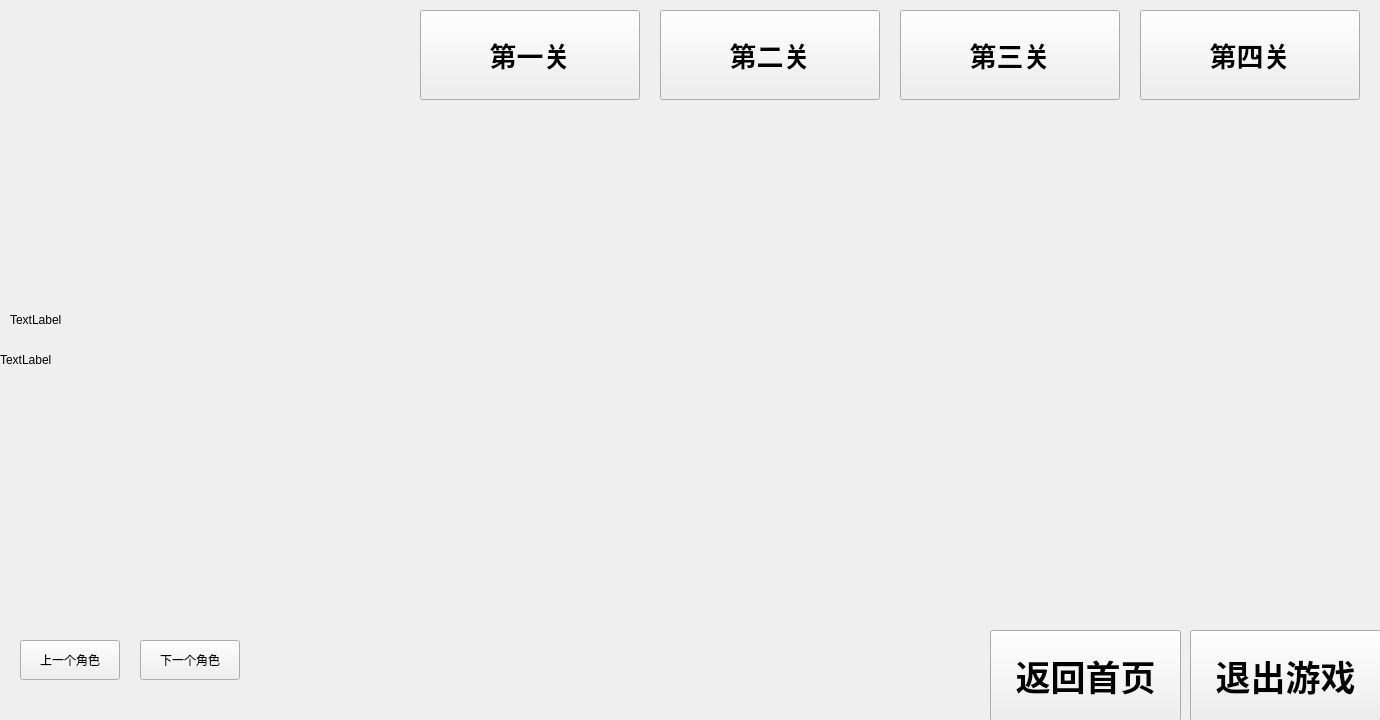
<?xml version="1.0" encoding="UTF-8"?>
<ui version="4.0">
 <class>Select_venture</class>
 <widget class="QWidget" name="Select_venture">
  <property name="geometry">
   <rect>
    <x>0</x>
    <y>0</y>
    <width>1380</width>
    <height>720</height>
   </rect>
  </property>
  <property name="windowTitle">
   <string>Form</string>
  </property>
  <widget class="QLabel" name="lab_player1_show">
   <property name="geometry">
    <rect>
     <x>10</x>
     <y>10</y>
     <width>380</width>
     <height>620</height>
    </rect>
   </property>
   <property name="text">
    <string>TextLabel</string>
   </property>
  </widget>
  <widget class="QPushButton" name="btn_player_last">
   <property name="geometry">
    <rect>
     <x>20</x>
     <y>640</y>
     <width>100</width>
     <height>40</height>
    </rect>
   </property>
   <property name="text">
    <string>上一个角色</string>
   </property>
  </widget>
  <widget class="QPushButton" name="btn_player_next">
   <property name="geometry">
    <rect>
     <x>140</x>
     <y>640</y>
     <width>100</width>
     <height>40</height>
    </rect>
   </property>
   <property name="text">
    <string>下一个角色</string>
   </property>
  </widget>
  <widget class="QPushButton" name="btn_level_1">
   <property name="geometry">
    <rect>
     <x>420</x>
     <y>10</y>
     <width>220</width>
     <height>90</height>
    </rect>
   </property>
   <property name="font">
    <font>
     <pointsize>20</pointsize>
     <bold>true</bold>
    </font>
   </property>
   <property name="text">
    <string>第一关</string>
   </property>
  </widget>
  <widget class="QPushButton" name="btn_level_2">
   <property name="geometry">
    <rect>
     <x>660</x>
     <y>10</y>
     <width>220</width>
     <height>90</height>
    </rect>
   </property>
   <property name="font">
    <font>
     <pointsize>20</pointsize>
     <bold>true</bold>
    </font>
   </property>
   <property name="text">
    <string>第二关</string>
   </property>
  </widget>
  <widget class="QPushButton" name="btn_level_3">
   <property name="geometry">
    <rect>
     <x>900</x>
     <y>10</y>
     <width>220</width>
     <height>90</height>
    </rect>
   </property>
   <property name="font">
    <font>
     <pointsize>20</pointsize>
     <bold>true</bold>
    </font>
   </property>
   <property name="text">
    <string>第三关</string>
   </property>
  </widget>
  <widget class="QPushButton" name="btn_level_4">
   <property name="geometry">
    <rect>
     <x>1140</x>
     <y>10</y>
     <width>220</width>
     <height>90</height>
    </rect>
   </property>
   <property name="font">
    <font>
     <pointsize>20</pointsize>
     <bold>true</bold>
    </font>
   </property>
   <property name="text">
    <string>第四关</string>
   </property>
  </widget>
  <widget class="QPushButton" name="btn_game_over">
   <property name="geometry">
    <rect>
     <x>1190</x>
     <y>630</y>
     <width>191</width>
     <height>91</height>
    </rect>
   </property>
   <property name="font">
    <font>
     <pointsize>26</pointsize>
     <bold>true</bold>
    </font>
   </property>
   <property name="text">
    <string>退出游戏</string>
   </property>
  </widget>
  <widget class="QLabel" name="background">
   <property name="geometry">
    <rect>
     <x>0</x>
     <y>0</y>
     <width>1380</width>
     <height>720</height>
    </rect>
   </property>
   <property name="text">
    <string>TextLabel</string>
   </property>
  </widget>
  <widget class="QPushButton" name="btn_return_home">
   <property name="geometry">
    <rect>
     <x>990</x>
     <y>630</y>
     <width>191</width>
     <height>91</height>
    </rect>
   </property>
   <property name="font">
    <font>
     <pointsize>26</pointsize>
     <bold>true</bold>
    </font>
   </property>
   <property name="text">
    <string>返回首页</string>
   </property>
  </widget>
  <zorder>background</zorder>
  <zorder>lab_player1_show</zorder>
  <zorder>btn_player_last</zorder>
  <zorder>btn_player_next</zorder>
  <zorder>btn_level_1</zorder>
  <zorder>btn_level_2</zorder>
  <zorder>btn_level_3</zorder>
  <zorder>btn_level_4</zorder>
  <zorder>btn_game_over</zorder>
  <zorder>btn_return_home</zorder>
 </widget>
 <resources/>
 <connections/>
</ui>
